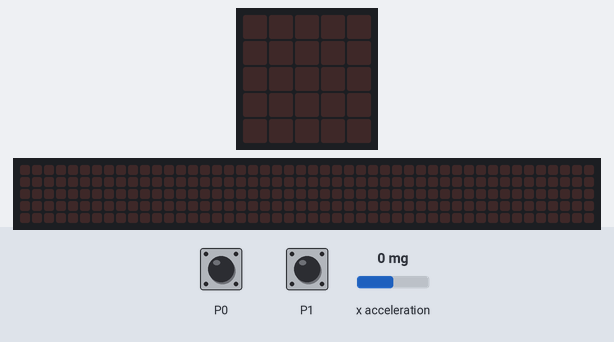
The program below on a simulated BBC micro:bit (MakeCode). On the bench: the board's 5×5 LED display, a strip that is not on the board, showing the scrolling text unrolled. The inputs (shaded band) are chosen by the test bench; at power-on: x acceleration 0 mg. A reset restarts the program; the 48×5 strip is a reading aid, not a part: it shows the text the display is scrolling, unrolled, one strip-width of it at a time.

Above: at 1.2 s.
1.3 s: touch pin P0 pressed for 0.15 s
At 2.8 s:
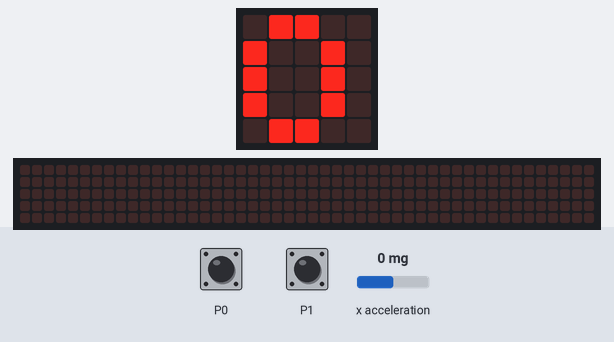
3.4 s: x acceleration set to 750 mg
At 4.52 s:
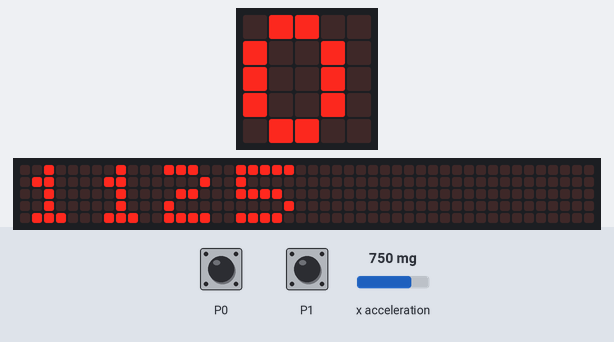
6.4 s: touch pin P1 pressed for 0.15 s
Timing chart, 0 to 9.4 s (numbered marks = the images above; inputs shaded):
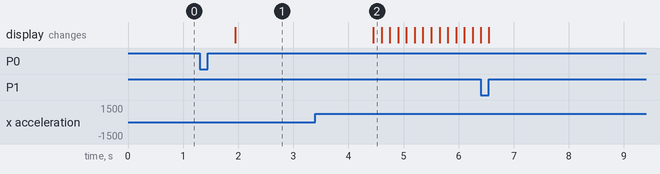

Measured:
- after the input at 1.3 s, the display: changes after 0.65 s (image 1)
- after the input at 3.4 s, the display: changes after 1.1 s (image 2)

The program:

main.ts
```typescript
let speed = 0
let new_speed = 0
input.onPinPressed(TouchPin.P0, function () {
    led.setBrightness(245)
    for (let index = 0; index < 1000; index++) {
        speed = 0
        new_speed = 0
        speed = input.acceleration(Dimension.X)
        basic.pause(500)
        new_speed = input.acceleration(Dimension.X) * 0.5 + speed
        basic.showNumber(new_speed)
    }
})
input.onPinPressed(TouchPin.P1, function () {
    control.reset()
    for (let index = 0; index < 20; index++) {
        led.setBrightness(255)
        speed = input.acceleration(Dimension.X)
        basic.pause(100)
        new_speed = input.acceleration(Dimension.X) * 0.1 + speed
        basic.showNumber(new_speed)
    }
})
```

test.ts
```typescript
// 在此处测试；当此软件包作为插件使用时，将不会编译此软件包。
```
